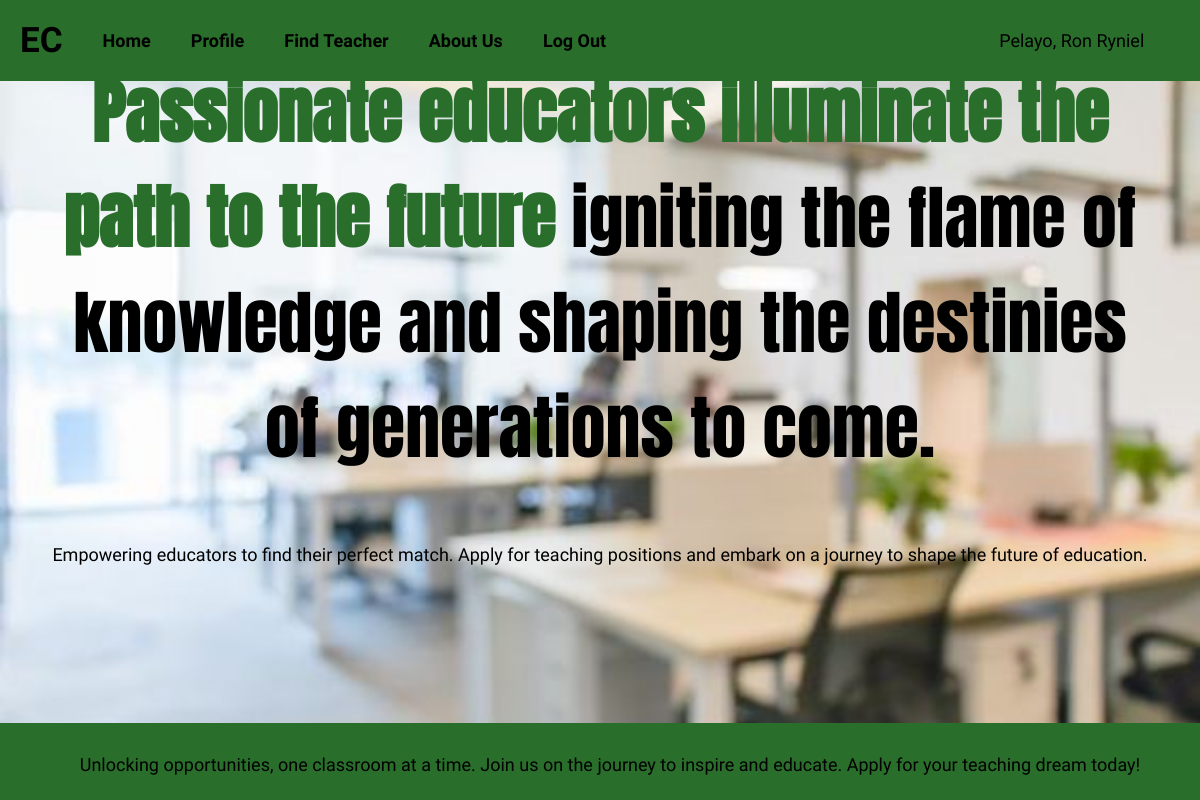
The page /home.php (signed in) on the database its author committed.
### tables this page shows
CREATE TABLE `tbl_users` (
  `user_id` int(8) UNSIGNED NOT NULL,
  `user_lastname` varchar(180) NOT NULL DEFAULT '',
  `user_firstname` varchar(180) NOT NULL DEFAULT '',
  `user_email` varchar(180) NOT NULL DEFAULT '',
  `user_password` varchar(180) NOT NULL DEFAULT '',
  `user_date_added` date NOT NULL DEFAULT '2000-01-01',
  `user_time_added` time NOT NULL DEFAULT '00:00:00',
  `user_date_updated` date NOT NULL DEFAULT '2000-01-01',
  `user_time_updated` time NOT NULL DEFAULT '00:00:00',
  `user_status` int(1) NOT NULL DEFAULT 0,
  `user_token` varchar(255) NOT NULL DEFAULT '',
  `user_access` varchar(255) NOT NULL DEFAULT '',
  `user_dob` date NOT NULL DEFAULT '2000-01-01',
  `user_sex` varchar(10) NOT NULL DEFAULT '',
  `user_age` int(3) NOT NULL DEFAULT 0,
  `user_contact_number` varchar(20) NOT NULL DEFAULT '',
  `user_marital_status` varchar(20) NOT NULL DEFAULT '',
  `user_address` text NOT NULL,
  `user_religion` varchar(50) NOT NULL DEFAULT '',
  `user_zip_code` varchar(10) NOT NULL DEFAULT '',
  `user_position` varchar(255) NOT NULL DEFAULT '',
  `user_career_history` text NOT NULL,
  `user_cover_letter` text NOT NULL,
  `user_application` text NOT NULL,
  `user_skills` varchar(255) NOT NULL DEFAULT '',
  `user_profile_image` varchar(255) NOT NULL DEFAULT ''
);

### classes/class.user.php (called while the page is built, shortened)
<?php
class User {
    private $DB_SERVER = 'localhost';
    private $DB_USERNAME = 'root';
    private $DB_PASSWORD = '';
    private $DB_DATABASE = 'db_wbapp';
    private $conn;
    public function __construct() {
        $this->conn = new PDO("mysql:host=" . $this->DB_SERVER . ";dbname=" . $this->DB_DATABASE, $this->DB_USERNAME, $this->DB_PASSWORD);
    }
	function get_user_id($email){
		$sql="SELECT user_id FROM tbl_users WHERE user_email = :email";
		$q = $this->conn->prepare($sql);
		$q->execute(['email' => $email]);
		$user_id = $q->fetchColumn();
		return $user_id;
	}
	function get_user_firstname($id){
		$sql="SELECT user_firstname FROM tbl_users WHERE user_id = :id";
		$q = $this->conn->prepare($sql);
		$q->execute(['id' => $id]);
		$user_firstname = $q->fetchColumn();
		return $user_firstname;
	}
	function get_user_lastname($id){
		$sql="SELECT user_lastname FROM tbl_users WHERE user_id = :id";
		$q = $this->conn->prepare($sql);
		$q->execute(['id' => $id]);
		$user_lastname = $q->fetchColumn();
		return $user_lastname;
	}
}

### home.php (the view, shortened to what this page needs)
<?php
include_once 'classes/class.user.php';
$user = new User();
$user_id = $user->get_user_id($_SESSION['user_email']);
?>
<!DOCTYPE html>
<html>
<head>
    <link rel="stylesheet" href="css/custom.css?<?php echo time(); ?>">
</head>
<body class="home specific-home">
<div id="wrapper">
    <div id="menu">
    <div id="logo">
            <span class="logo-text">EC</span>
        </div>
        <a href="home.php">Home</a>
        <a href="profile.php">Profile</a>
        <a href="find.php">Find Teacher</a>
        <a href="about.php">About Us</a>
        <a href="logout.php" class="move-right">Log Out</a>
        <span class="move-right"><?php echo $user->get_user_lastname($user_id) . ', ' . $user->get_user_firstname($user_id); ?>&nbsp;&nbsp; &nbsp;&nbsp; &nbsp;&nbsp;</span>
    </div>
    <div id="content">
    <p class="home-page-quote">
    <span class="highlight-text">Passionate educators illuminate the path to the future</span> igniting the flame of knowledge and shaping the destinies of generations to come.
    <p class="home-text">
Empowering educators to find their perfect match. Apply for teaching positions and embark on a journey to shape the future of education.
</p>
</p>
    </div>
</div>
<div id="footer">
        <p>Unlocking opportunities, one classroom at a time. Join us on the journey to inspire and educate. Apply for your teaching dream today!</p>
    </div>
</body>
</html>

### css/custom.css (style rules this page uses)
body { margin: 0; padding: 0; font-family: 'Assistant', sans-serif; font-size: 18px; background-color: #909090; background-image: url('242ea708b394dd005c7147aea5d3909c.jpg'); background-repeat: no-repeat; background-size: 100% 100%; background-size: cover; box-sizing: border-box; }
body.home { background-color: #909090; background-repeat: no-repeat; background-size: cover; box-sizing: border-box; background-image: url('242ea708b394dd005c7147aea5d3909c.jpg'); }
body.specific-home { background-color: #909090; background-image: url('cd23853ea63126cf817e7349b46263a9.jpg'); background-repeat: no-repeat; background-size: cover; box-sizing: border-box; }
.home #menu { position: fixed; top: 0; width: 100%; display: flex; justify-content: space-between; align-items: center; padding: 20px; box-sizing: border-box; background-color: #296f2b; z-index: 1000; }
.home #menu a { text-decoration: none; font-weight: bold; margin-left: 40px; }
.move-right { margin-left: auto; }
.home #wrapper { width: 100%; padding: 0px; overflow: hidden; }
.home #menu a, #second-submenu a, #third-submenu a { color: #000; }
p { color: #000000; line-height: 1.6; margin-bottom: 10px; }
.home-page-quote { font-family: "Anton", sans-serif; font-weight: 400; font-style: normal; font-weight: 100; font-size: 70px; line-height: 1.5; color: #000000; text-align: center; padding: 40px; border-radius: 10px; margin: 20px 0; }
.home-text { line-height: 1.5; color: #000000; text-align: center; padding: 1px; border-radius: 10px; margin: 20px 0; }
.highlight-text { color: #296f2b; font-weight: bold; }
#footer { background-color: #296f2b; color:white; text-align: center; padding: 10px; position: fixed; bottom: 0; width: 100%; }
#logo .logo-text { font-size: 35px; color: #000000; font-weight: bold; }

### rows shown on the page
tbl_users: $user->get_user_lastname($user_id) "Pelayo", $user->get_user_firstname($user_id) "Ron Ryniel"
